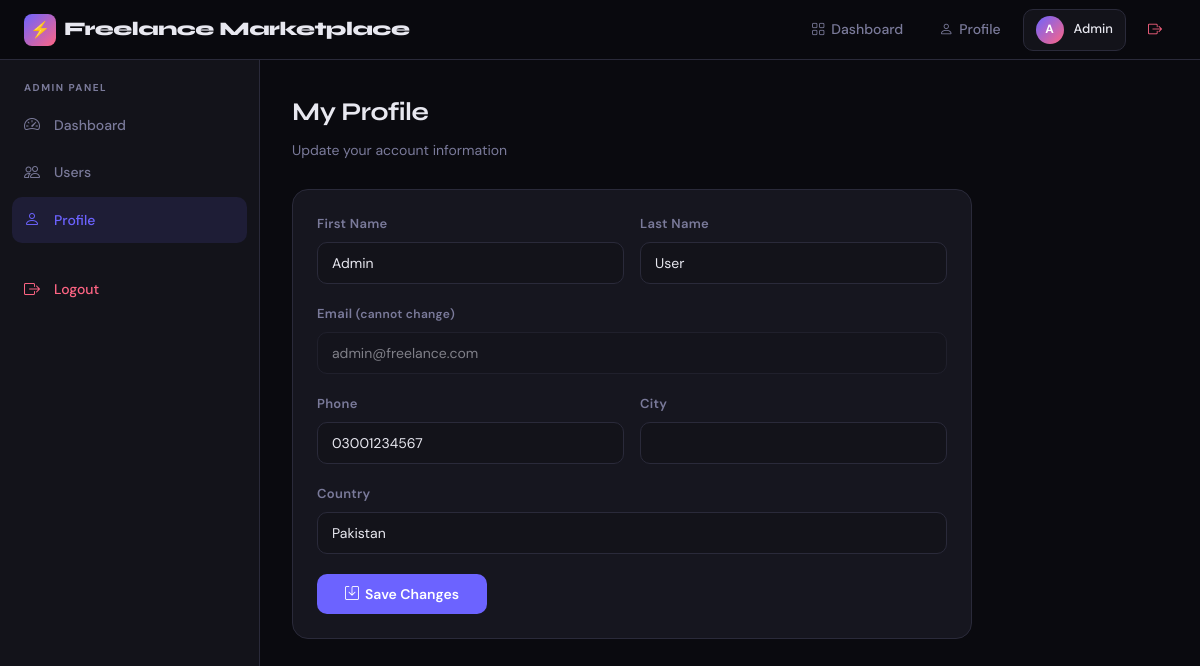
The app's page /index.php?page=profile (signed in) with its own data.
### tables this page shows
CREATE TABLE `user` (
    `id`           INT(11)      NOT NULL AUTO_INCREMENT,
    `email`        VARCHAR(100) NOT NULL,
    `phone`        VARCHAR(13)  NOT NULL,
    `password`     VARCHAR(255) NOT NULL,
    `first_name`   VARCHAR(255) NOT NULL,
    `middle_name`  VARCHAR(255)          DEFAULT NULL,
    `last_name`    VARCHAR(255) NOT NULL,
    `image`        VARCHAR(255)          DEFAULT NULL,
    `country`      VARCHAR(255)          DEFAULT 'Pakistan',
    `county`       VARCHAR(255)          DEFAULT NULL,
    `city`         VARCHAR(255)          DEFAULT NULL,
    `is_admin`     TINYINT(1)   NOT NULL DEFAULT 0,
    `is_active`    TINYINT(1)   NOT NULL DEFAULT 1,
    `time_created` DATETIME     NOT NULL DEFAULT CURRENT_TIMESTAMP,
    PRIMARY KEY (`id`),
    UNIQUE KEY `uq_email` (`email`),
    UNIQUE KEY `uq_phone` (`phone`)
);

### config/app.php (called while the page is built, shortened)
<?php
function isAdmin() {
    return isset($_SESSION['is_admin']) && $_SESSION['is_admin'] == 1;
}
?>

### views/shared/profile.php (the view, shortened to what this page needs)
<?php
require_once 'config/app.php';
$db = getDB();
$stmt = $db->prepare("SELECT * FROM user WHERE id=?");
$stmt->bind_param("i", $_SESSION['user_id']); $stmt->execute();
$user = $stmt->get_result()->fetch_assoc();
require_once 'views/shared/header.php';
?>
<?php if(isAdmin()): ?>
<div class="sidebar">
    <div class="sidebar-section">
        <div class="sidebar-label">Admin Panel</div>
        <a href="<?= BASE_URL ?>/index.php?page=admin"><i class="bi bi-speedometer2"></i> Dashboard</a>
        <a href="<?= BASE_URL ?>/index.php?page=admin_users"><i class="bi bi-people"></i> Users</a>
        <a href="<?= BASE_URL ?>/index.php?page=profile" class="active"><i class="bi bi-person"></i> Profile</a>
    </div>
    <div class="sidebar-section">
        <a href="<?= BASE_URL ?>/index.php?page=logout" class="danger"><i class="bi bi-box-arrow-right"></i> Logout</a>
    </div>
</div>
<?php endif; ?>
<div class="main">
    <div class="page-title">My Profile</div>
    <div class="page-subtitle">Update your account information</div>
    <div class="card" style="max-width:680px;">
        <div class="card-body">
            <form method="POST" action="<?= BASE_URL ?>/index.php">
                <div class="form-row">
                    <div class="form-group">
                        <label class="form-label">First Name</label>
                        <input type="text" name="first_name" class="form-control" value="<?= htmlspecialchars($user['first_name']) ?>" required>
                    </div>
                    <div class="form-group">
                        <label class="form-label">Last Name</label>
                        <input type="text" name="last_name" class="form-control" value="<?= htmlspecialchars($user['last_name']) ?>" required>
                    </div>
                </div>
                <div class="form-group">
                    <label class="form-label">Email <span style="color:var(--muted);font-size:12px;">(cannot change)</span></label>
                    <input type="email" class="form-control" value="<?= htmlspecialchars($user['email']) ?>" disabled style="opacity:0.5;">
                </div>
                <div class="form-row">
                    <div class="form-group">
                        <label class="form-label">Phone</label>
                        <input type="text" name="phone" class="form-control" value="<?= htmlspecialchars($user['phone']) ?>">
                    </div>
                    <div class="form-group">
                        <label class="form-label">City</label>
                        <input type="text" name="city" class="form-control" value="<?= htmlspecialchars($user['city'] ?? '') ?>">
                    </div>
                </div>
                <div class="form-group">
                    <label class="form-label">Country</label>
                    <input type="text" name="country" class="form-control" value="<?= htmlspecialchars($user['country'] ?? 'Pakistan') ?>">
                </div>
                <button type="submit" class="btn btn-primary" style="justify-content:center;padding:11px 28px;"><i class="bi bi-save"></i> Save Changes</button>
            </form>
        </div>
    </div>
</div>
<?php $db->close(); require_once 'views/shared/footer.php'; ?>

### views/shared/header.php (style rules this page uses)
:root { --bg: #0a0a0f; --surface: #13131a; --surface2: #1c1c28; --border: #2a2a3a; --accent: #6c63ff; --accent2: #ff6584; --accent3: #43e97b; --text: #e8e8f0; --muted: #7a7a9a; --card-bg: #16161f; --sidebar-w: 260px; }
*, *::before, *::after { box-sizing: border-box; margin: 0; padding: 0; }
html { scroll-behavior: smooth; }
body { background: var(--bg); color: var(--text); font-family: 'DM Sans', sans-serif; font-size: 15px; line-height: 1.6; min-height: 100vh; }
.sidebar { position: fixed; top: 60px; left: 0; bottom: 0; width: var(--sidebar-w); background: var(--surface); border-right: 1px solid var(--border); overflow-y: auto; padding: 20px 12px; z-index: 100; }
.sidebar-section { margin-bottom: 24px; }
.sidebar-label { font-size: 10px; font-weight: 700; letter-spacing: 1.5px; text-transform: uppercase; color: var(--muted); padding: 0 12px; margin-bottom: 6px; }
.sidebar a { display: flex; align-items: center; gap: 10px; padding: 10px 12px; color: var(--muted); text-decoration: none; border-radius: 10px; font-size: 14px; font-weight: 500; transition: all 0.2s; margin-bottom: 2px; }
.sidebar a.active { color: var(--accent); background: rgba(108,99,255,0.12); }
.sidebar a i { font-size: 16px; width: 20px; }
.sidebar a.danger { color: var(--accent2); }
.main { margin-left: var(--sidebar-w); margin-top: 60px; padding: 32px; min-height: calc(100vh - 60px); }
.page-title { font-family: 'Syne', sans-serif; font-weight: 700; font-size: 1.6rem; color: var(--text); margin-bottom: 6px; letter-spacing: -0.5px; }
.page-subtitle { color: var(--muted); font-size: 14px; margin-bottom: 28px; }
.card { background: var(--card-bg); border: 1px solid var(--border); border-radius: 16px; overflow: hidden; }
.card-body { padding: 24px; }
.btn { display: inline-flex; align-items: center; gap: 6px; padding: 9px 18px; border-radius: 10px; font-size: 14px; font-weight: 600; cursor: pointer; border: none; text-decoration: none; transition: all 0.2s; font-family: 'DM Sans', sans-serif; }
.btn-primary { background: var(--accent); color: #fff; }
.form-group { margin-bottom: 20px; }
.form-label { display: block; font-size: 13px; font-weight: 600; color: var(--muted); margin-bottom: 7px; letter-spacing: 0.3px; }
.form-control, .form-select { width: 100%; padding: 11px 14px; background: var(--surface); border: 1px solid var(--border); border-radius: 10px; color: var(--text); font-size: 14px; font-family: 'DM Sans', sans-serif; transition: border-color 0.2s, box-shadow 0.2s; outline: none; }
.form-control::placeholder { color: var(--muted); }
.form-row { display: grid; grid-template-columns: 1fr 1fr; gap: 16px; }
a { color: var(--accent); text-decoration: none; }

### records on screen
user: first_name "Admin", last_name "User", email "admin@freelance.com", phone "03001234567", country "Pakistan"

### other values on screen
SITE_NAME "Freelance Marketplace"
substr($_SESSION['first_name'],0,1) "A"
$_SESSION['first_name'] "Admin"
